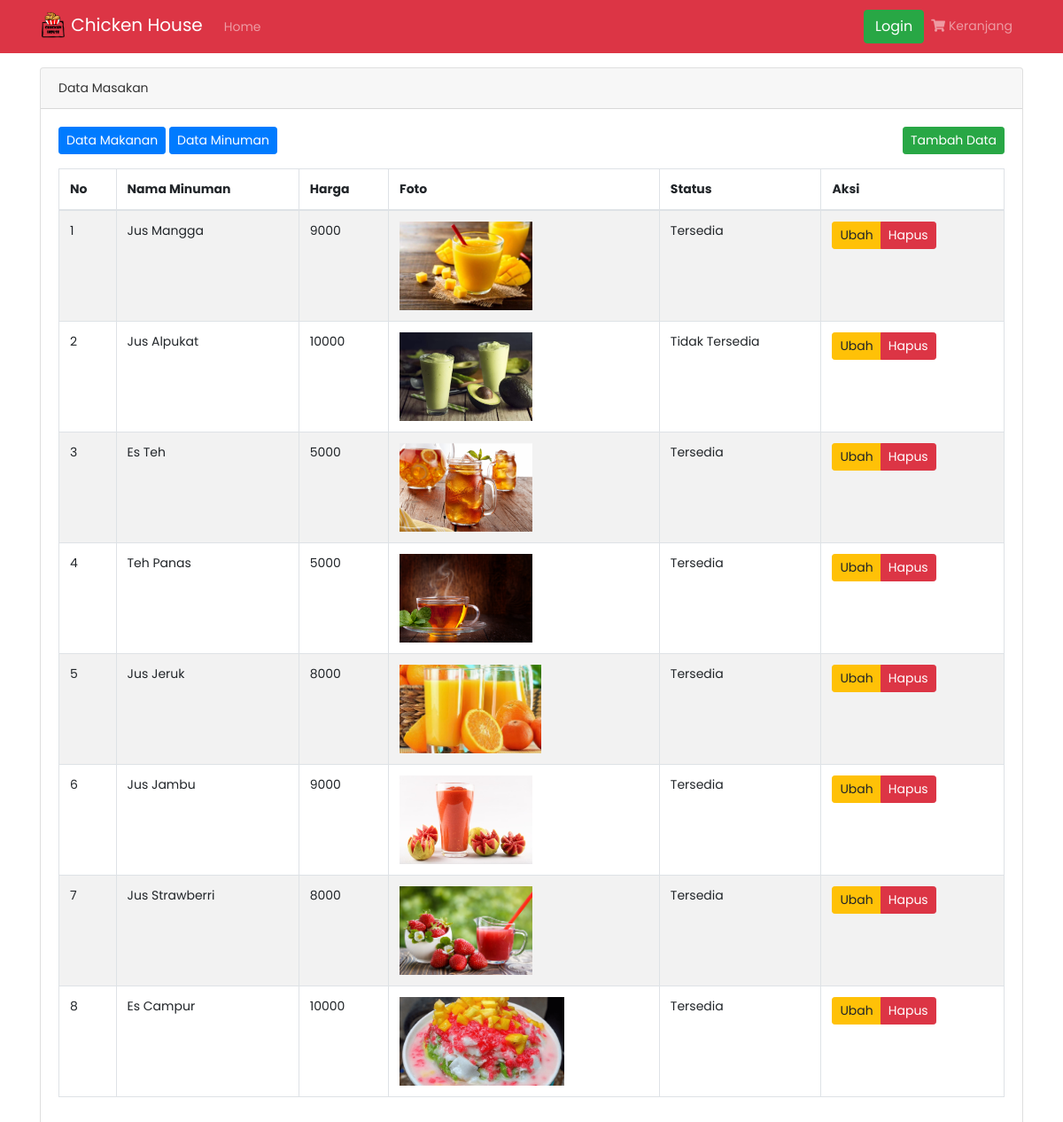
Page /dashboard/index.php?minuman on the committed database.
### tables this page shows
CREATE TABLE `tb_masakan` (
  `id_masakan` int(11) NOT NULL,
  `kategori_masakan` varchar(128) NOT NULL,
  `nama_masakan` varchar(128) NOT NULL,
  `harga_masakan` int(128) NOT NULL,
  `foto` varchar(255) NOT NULL,
  `status_masakan` int(1) NOT NULL
);

### dashboard/admin/data_minuman.php (the view, shortened to what this page needs)
<div class="container mt-3">
	<div class="card">
		<div class="card-header">
			Data Masakan
		</div>
		<div class="card-body">
			<a href="index.php?makanan"><button class="btn btn-primary btn-sm mb-3">Data Makanan</button></a>
			<a href="index.php?minuman"><button class="btn btn-primary btn-sm mb-3">Data Minuman</button></a>
			<a href="index.php?tambah_makanan"><button class="btn btn-success btn-sm mb-3 float-right">Tambah
					Data</button></a>
			<table class="table table-bordered table-hover table-striped" id="tabel">
				<thead>
					<tr>
						<th>No</th>
						<th>Nama Minuman</th>
						<th>Harga</th>
						<th>Foto</th>
						<th>Status</th>
						<th>Aksi</th>
					</tr>
				</thead>
				<tbody>
					<?php
					$i = 1;
					$sql = mysqli_query($kon, "SELECT * FROM tb_masakan WHERE kategori_masakan='Minuman'");
					while ($data = mysqli_fetch_array($sql)): ?>
						<tr>
							<td>
								<?= $i++; ?>
							</td>
							<td>
								<?= $data['nama_masakan'] ?>
							</td>
							<td>
								<?= $data['harga_masakan'] ?>
							</td>
							<td><img src="assets/image/makanan/<?= $data['foto'] ?>" alt="makanan" height="100"></td>
							<?php
							if ($data['status_masakan'] == 1) {
								$status = "Tersedia";
							} else {
								$status = "Tidak Tersedia";
							}
							?>
							<td>
								<?= $status; ?>
							</td>
							<td>
								<div class="btn-group">
									<a href="index.php?ubah_makanan=<?= $data['id_masakan'] ?>"
										class="btn btn-sm btn-warning">Ubah</a>
									<a href="fungsi/hapusMakanan.php?id_masakan=<?= $data['id_masakan']; ?>"
										class="btn btn-danger btn-sm">Hapus</a>
								</div>
							</td>
						</tr>
					<?php endwhile; ?>
				</tbody>
			</table>
		</div>
	</div>
</div>

### dashboard/assets/css/custom.css (style rules this page uses)
body { font-size: .875rem; font-family: 'Poppins', sans-serif; background-color: #fff; color: #333; }

### rows in the picture
tb_masakan: nama_masakan "Jus Mangga", harga_masakan "9000", foto (picture), status_masakan "Tersedia"
tb_masakan: nama_masakan "Jus Alpukat", harga_masakan "10000", foto (picture), status_masakan "Tidak Tersedia"
tb_masakan: nama_masakan "Es Teh", harga_masakan "5000", foto (picture), status_masakan "Tersedia"
tb_masakan: nama_masakan "Teh Panas", harga_masakan "5000", foto (picture), status_masakan "Tersedia"
tb_masakan: nama_masakan "Jus Jeruk", harga_masakan "8000", foto (picture), status_masakan "Tersedia"
tb_masakan: nama_masakan "Jus Jambu", harga_masakan "9000", foto (picture), status_masakan "Tersedia"
tb_masakan: nama_masakan "Jus Strawberri", harga_masakan "8000", foto (picture), status_masakan "Tersedia"
tb_masakan: nama_masakan "Es Campur", harga_masakan "10000", foto (picture), status_masakan "Tersedia"
